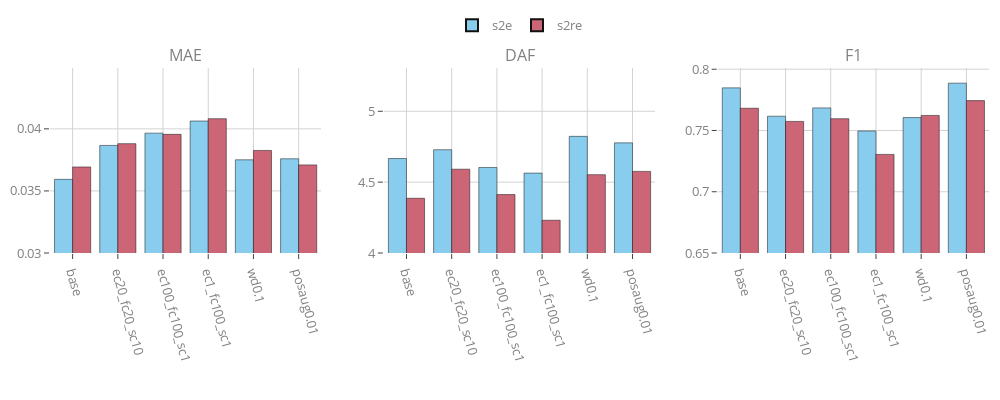

The code cell stored with this chart in its notebook:
### Code cell
import plotly.express as px
import plotly.graph_objects as go
from plotly.subplots import make_subplots


def plot_metrics_plotly(df: pd.DataFrame, title: str | None = None):
    # Create subplots
    fig = make_subplots(
        rows=1, cols=3, subplot_titles=("MAE", "DAF", "F1"), shared_yaxes=False
    )

    # Get a color sequence that works well on both light and dark backgrounds
    colors = px.colors.qualitative.Safe

    # Define y-axis ranges
    y_ranges = {"MAE": [0.03, None], "DAF": [4.0, None], "F1": [0.65, 0.801]}

    # Create barplots for each metric
    for j, energy_type in enumerate(df["energy_type"].unique()):
        for i, metric in enumerate(["MAE", "DAF", "F1"], start=1):
            df_filtered = df[df["energy_type"] == energy_type]
            fig.add_trace(
                go.Bar(
                    x=df_filtered["name"],
                    y=df_filtered[metric],
                    name=energy_type,
                    marker_color=colors[j % len(colors)],  # Cycle through colors
                    legendgroup=energy_type,  # Group bars by energy type
                    showlegend=(i == 1),  # Only show legend for the first plot
                    hoverinfo="y",  # Only show y-value in hover
                    hovertemplate="%{y:.4f}<extra></extra>",  # Format to 4 decimal places
                ),
                row=1,
                col=i,
            )

            # Set y-axis range for this metric
            y_min, y_max = y_ranges[metric]
            if y_max is None:
                y_max = df[metric].max() * 1.1  # Add 10% padding
            fig.update_yaxes(range=[y_min, y_max], row=1, col=i)

    # Update layout
    fig.update_layout(
        height=400,
        width=1000,
        title_text=title,
        barmode="group",
        legend=dict(orientation="h", yanchor="bottom", y=1.15, xanchor="center", x=0.5),
        plot_bgcolor="rgba(0,0,0,0)",  # Transparent background
        paper_bgcolor="rgba(0,0,0,0)",  # Transparent paper
        font=dict(
            color="gray"
        ),  # Gray font color for better visibility on any background
    )

    # Update x-axis properties
    for i in range(1, 4):
        fig.update_xaxes(
            tickangle=75,
            title_text="",
            row=1,
            col=i,
            showgrid=True,
            gridcolor="lightgray",
        )

    # Update y-axis properties
    for i, metric in enumerate(["MAE", "DAF", "F1"], start=1):
        fig.update_yaxes(showgrid=True, gridcolor="lightgray", row=1, col=i)

    # Show the plot
    fig.show()


# Usage
plot_metrics_plotly(df_new)

### Figure 1 — Plotly figure (JSON) as saved in the notebook; plotly's stock layout.template omitted (floating-point values rounded to 4 significant figures)
{"data": [{"hoverinfo": "y", "hovertemplate": "%{y:.4f}<extra></extra>", "legendgroup": "s2e", "marker": {"color": "rgb(136, 204, 238)"}, "name": "s2e", "showlegend": true, "type": "bar", "x": ["base", "ec20_fc20_sc10", "ec100_fc100_sc1", "ec1_fc100_sc1", "wd0.1", "posaug0.01"], "xaxis": "x", "y": [0.03593, 0.03866, 0.03965, 0.04063, 0.03751, 0.03759], "yaxis": "y"}, {"hoverinfo": "y", "hovertemplate": "%{y:.4f}<extra></extra>", "legendgroup": "s2e", "marker": {"color": "rgb(136, 204, 238)"}, "name": "s2e", "showlegend": false, "type": "bar", "x": ["base", "ec20_fc20_sc10", "ec100_fc100_sc1", "ec1_fc100_sc1", "wd0.1", "posaug0.01"], "xaxis": "x2", "y": [4.667, 4.729, 4.604, 4.564, 4.823, 4.777], "yaxis": "y2"}, {"hoverinfo": "y", "hovertemplate": "%{y:.4f}<extra></extra>", "legendgroup": "s2e", "marker": {"color": "rgb(136, 204, 238)"}, "name": "s2e", "showlegend": false, "type": "bar", "x": ["base", "ec20_fc20_sc10", "ec100_fc100_sc1", "ec1_fc100_sc1", "wd0.1", "posaug0.01"], "xaxis": "x3", "y": [0.7848, 0.7617, 0.7684, 0.7496, 0.7605, 0.7886], "yaxis": "y3"}, {"hoverinfo": "y", "hovertemplate": "%{y:.4f}<extra></extra>", "legendgroup": "s2re", "marker": {"color": "rgb(204, 102, 119)"}, "name": "s2re", "showlegend": true, "type": "bar", "x": ["base", "ec20_fc20_sc10", "ec100_fc100_sc1", "ec1_fc100_sc1", "wd0.1", "posaug0.01"], "xaxis": "x", "y": [0.03693, 0.03881, 0.03956, 0.04082, 0.03826, 0.0371], "yaxis": "y"}, {"hoverinfo": "y", "hovertemplate": "%{y:.4f}<extra></extra>", "legendgroup": "s2re", "marker": {"color": "rgb(204, 102, 119)"}, "name": "s2re", "showlegend": false, "type": "bar", "x": ["base", "ec20_fc20_sc10", "ec100_fc100_sc1", "ec1_fc100_sc1", "wd0.1", "posaug0.01"], "xaxis": "x2", "y": [4.386, 4.591, 4.412, 4.231, 4.553, 4.576], "yaxis": "y2"}, {"hoverinfo": "y", "hovertemplate": "%{y:.4f}<extra></extra>", "legendgroup": "s2re", "marker": {"color": "rgb(204, 102, 119)"}, "name": "s2re", "showlegend": false, "type": "bar", "x": ["base", "ec20_fc20_sc10", "ec100_fc100_sc1", "ec1_fc100_sc1", "wd0.1", "posaug0.01"], "xaxis": "x3", "y": [0.7682, 0.7574, 0.7596, 0.7305, 0.7623, 0.7744], "yaxis": "y3"}], "layout": {"annotations": [{"font": {"size": 16}, "showarrow": false, "text": "MAE", "x": 0.1444, "xanchor": "center", "xref": "paper", "y": 1, "yanchor": "bottom", "yref": "paper"}, {"font": {"size": 16}, "showarrow": false, "text": "DAF", "x": 0.5, "xanchor": "center", "xref": "paper", "y": 1, "yanchor": "bottom", "yref": "paper"}, {"font": {"size": 16}, "showarrow": false, "text": "F1", "x": 0.8556, "xanchor": "center", "xref": "paper", "y": 1, "yanchor": "bottom", "yref": "paper"}], "barmode": "group", "font": {"color": "gray"}, "height": 400, "legend": {"orientation": "h", "x": 0.5, "xanchor": "center", "y": 1.15, "yanchor": "bottom"}, "paper_bgcolor": "rgba(0,0,0,0)", "plot_bgcolor": "rgba(0,0,0,0)", "width": 1000, "xaxis": {"anchor": "y", "domain": [0, 0.2889], "gridcolor": "lightgray", "showgrid": true, "tickangle": 75, "title": {"text": ""}}, "xaxis2": {"anchor": "y2", "domain": [0.3556, 0.6444], "gridcolor": "lightgray", "showgrid": true, "tickangle": 75, "title": {"text": ""}}, "xaxis3": {"anchor": "y3", "domain": [0.7111, 1], "gridcolor": "lightgray", "showgrid": true, "tickangle": 75, "title": {"text": ""}}, "yaxis": {"anchor": "x", "domain": [0, 1], "gridcolor": "lightgray", "range": [0.03, 0.0449], "showgrid": true}, "yaxis2": {"anchor": "x2", "domain": [0, 1], "gridcolor": "lightgray", "range": [4, 5.305], "showgrid": true}, "yaxis3": {"anchor": "x3", "domain": [0, 1], "gridcolor": "lightgray", "range": [0.65, 0.801], "showgrid": true}}}
